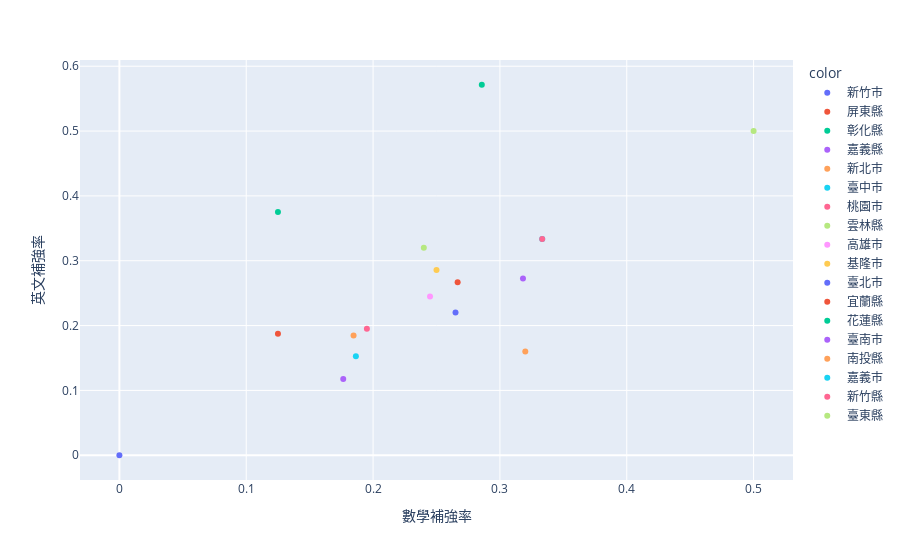

Notebook cell for this chart:
### Code cell
import plotly.express as px
fig = px.scatter(rate, x="數學補強率", y="英文補強率", color=rate.index)
fig.show()

### Figure 1 — Plotly figure (JSON) as saved in the notebook; plotly's stock layout.template omitted (floating-point values rounded to 4 significant figures)
{"data": [{"hovertemplate": "color=新竹市<br>數學補強率=%{x}<br>英文補強率=%{y}<extra></extra>", "legendgroup": "新竹市", "marker": {"color": "#636efa", "symbol": "circle"}, "mode": "markers", "name": "新竹市", "showlegend": true, "type": "scatter", "x": [0], "xaxis": "x", "y": [0], "yaxis": "y"}, {"hovertemplate": "color=屏東縣<br>數學補強率=%{x}<br>英文補強率=%{y}<extra></extra>", "legendgroup": "屏東縣", "marker": {"color": "#EF553B", "symbol": "circle"}, "mode": "markers", "name": "屏東縣", "showlegend": true, "type": "scatter", "x": [0.125], "xaxis": "x", "y": [0.1875], "yaxis": "y"}, {"hovertemplate": "color=彰化縣<br>數學補強率=%{x}<br>英文補強率=%{y}<extra></extra>", "legendgroup": "彰化縣", "marker": {"color": "#00cc96", "symbol": "circle"}, "mode": "markers", "name": "彰化縣", "showlegend": true, "type": "scatter", "x": [0.125], "xaxis": "x", "y": [0.375], "yaxis": "y"}, {"hovertemplate": "color=嘉義縣<br>數學補強率=%{x}<br>英文補強率=%{y}<extra></extra>", "legendgroup": "嘉義縣", "marker": {"color": "#ab63fa", "symbol": "circle"}, "mode": "markers", "name": "嘉義縣", "showlegend": true, "type": "scatter", "x": [0.1765], "xaxis": "x", "y": [0.1176], "yaxis": "y"}, {"hovertemplate": "color=新北市<br>數學補強率=%{x}<br>英文補強率=%{y}<extra></extra>", "legendgroup": "新北市", "marker": {"color": "#FFA15A", "symbol": "circle"}, "mode": "markers", "name": "新北市", "showlegend": true, "type": "scatter", "x": [0.1846], "xaxis": "x", "y": [0.1846], "yaxis": "y"}, {"hovertemplate": "color=臺中市<br>數學補強率=%{x}<br>英文補強率=%{y}<extra></extra>", "legendgroup": "臺中市", "marker": {"color": "#19d3f3", "symbol": "circle"}, "mode": "markers", "name": "臺中市", "showlegend": true, "type": "scatter", "x": [0.1864], "xaxis": "x", "y": [0.1525], "yaxis": "y"}, {"hovertemplate": "color=桃園市<br>數學補強率=%{x}<br>英文補強率=%{y}<extra></extra>", "legendgroup": "桃園市", "marker": {"color": "#FF6692", "symbol": "circle"}, "mode": "markers", "name": "桃園市", "showlegend": true, "type": "scatter", "x": [0.1951], "xaxis": "x", "y": [0.1951], "yaxis": "y"}, {"hovertemplate": "color=雲林縣<br>數學補強率=%{x}<br>英文補強率=%{y}<extra></extra>", "legendgroup": "雲林縣", "marker": {"color": "#B6E880", "symbol": "circle"}, "mode": "markers", "name": "雲林縣", "showlegend": true, "type": "scatter", "x": [0.24], "xaxis": "x", "y": [0.32], "yaxis": "y"}, {"hovertemplate": "color=高雄市<br>數學補強率=%{x}<br>英文補強率=%{y}<extra></extra>", "legendgroup": "高雄市", "marker": {"color": "#FF97FF", "symbol": "circle"}, "mode": "markers", "name": "高雄市", "showlegend": true, "type": "scatter", "x": [0.2449], "xaxis": "x", "y": [0.2449], "yaxis": "y"}, {"hovertemplate": "color=基隆市<br>數學補強率=%{x}<br>英文補強率=%{y}<extra></extra>", "legendgroup": "基隆市", "marker": {"color": "#FECB52", "symbol": "circle"}, "mode": "markers", "name": "基隆市", "showlegend": true, "type": "scatter", "x": [0.25], "xaxis": "x", "y": [0.2857], "yaxis": "y"}, {"hovertemplate": "color=臺北市<br>數學補強率=%{x}<br>英文補強率=%{y}<extra></extra>", "legendgroup": "臺北市", "marker": {"color": "#636efa", "symbol": "circle"}, "mode": "markers", "name": "臺北市", "showlegend": true, "type": "scatter", "x": [0.265], "xaxis": "x", "y": [0.22], "yaxis": "y"}, {"hovertemplate": "color=宜蘭縣<br>數學補強率=%{x}<br>英文補強率=%{y}<extra></extra>", "legendgroup": "宜蘭縣", "marker": {"color": "#EF553B", "symbol": "circle"}, "mode": "markers", "name": "宜蘭縣", "showlegend": true, "type": "scatter", "x": [0.2667], "xaxis": "x", "y": [0.2667], "yaxis": "y"}, {"hovertemplate": "color=花蓮縣<br>數學補強率=%{x}<br>英文補強率=%{y}<extra></extra>", "legendgroup": "花蓮縣", "marker": {"color": "#00cc96", "symbol": "circle"}, "mode": "markers", "name": "花蓮縣", "showlegend": true, "type": "scatter", "x": [0.2857], "xaxis": "x", "y": [0.5714], "yaxis": "y"}, {"hovertemplate": "color=臺南市<br>數學補強率=%{x}<br>英文補強率=%{y}<extra></extra>", "legendgroup": "臺南市", "marker": {"color": "#ab63fa", "symbol": "circle"}, "mode": "markers", "name": "臺南市", "showlegend": true, "type": "scatter", "x": [0.3182], "xaxis": "x", "y": [0.2727], "yaxis": "y"}, {"hovertemplate": "color=南投縣<br>數學補強率=%{x}<br>英文補強率=%{y}<extra></extra>", "legendgroup": "南投縣", "marker": {"color": "#FFA15A", "symbol": "circle"}, "mode": "markers", "name": "南投縣", "showlegend": true, "type": "scatter", "x": [0.32], "xaxis": "x", "y": [0.16], "yaxis": "y"}, {"hovertemplate": "color=嘉義市<br>數學補強率=%{x}<br>英文補強率=%{y}<extra></extra>", "legendgroup": "嘉義市", "marker": {"color": "#19d3f3", "symbol": "circle"}, "mode": "markers", "name": "嘉義市", "showlegend": true, "type": "scatter", "x": [0.3333], "xaxis": "x", "y": [0.3333], "yaxis": "y"}, {"hovertemplate": "color=新竹縣<br>數學補強率=%{x}<br>英文補強率=%{y}<extra></extra>", "legendgroup": "新竹縣", "marker": {"color": "#FF6692", "symbol": "circle"}, "mode": "markers", "name": "新竹縣", "showlegend": true, "type": "scatter", "x": [0.3333], "xaxis": "x", "y": [0.3333], "yaxis": "y"}, {"hovertemplate": "color=臺東縣<br>數學補強率=%{x}<br>英文補強率=%{y}<extra></extra>", "legendgroup": "臺東縣", "marker": {"color": "#B6E880", "symbol": "circle"}, "mode": "markers", "name": "臺東縣", "showlegend": true, "type": "scatter", "x": [0.5], "xaxis": "x", "y": [0.5], "yaxis": "y"}], "layout": {"legend": {"title": {"text": "color"}, "tracegroupgap": 0}, "margin": {"t": 60}, "xaxis": {"anchor": "y", "domain": [0, 1], "title": {"text": "數學補強率"}}, "yaxis": {"anchor": "x", "domain": [0, 1], "title": {"text": "英文補強率"}}}}
